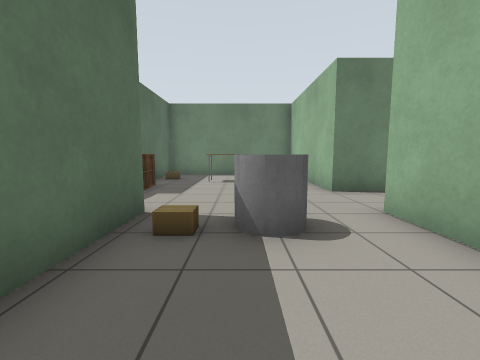
view 1 (above)

23 first-person views from a walk through a Gazebo world. The camera is 1 m above the floor, tilts 6° down and sees 90° across. Floor lines are 1 m apart. The floor is counted in squares, 1 m on a side. Each view is taken from the middle of a square. On the plan, view 1 faces up. The plan holds only what a view shows up to about 11 squares ahead; the rest is blank. Gazebo's built-in surfaces are drawn with simple patterns. Some surface patterns are stand-ins.

view 2
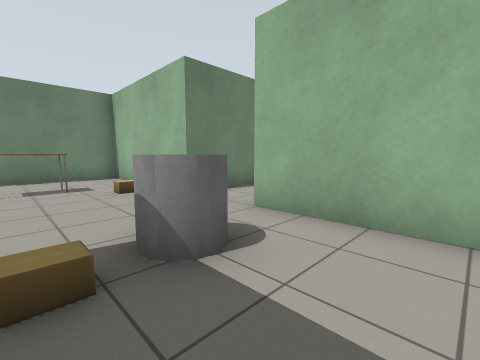

view 3
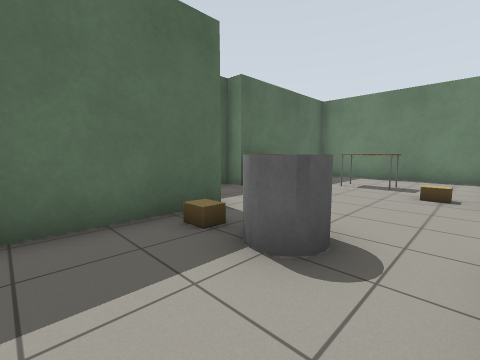

view 4
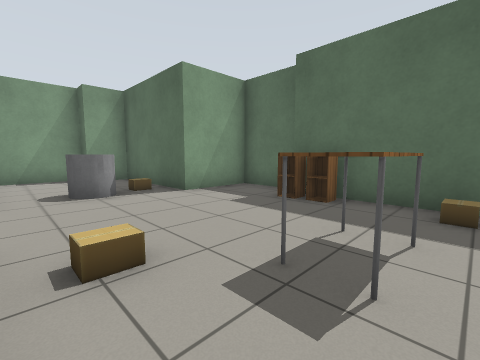

view 5
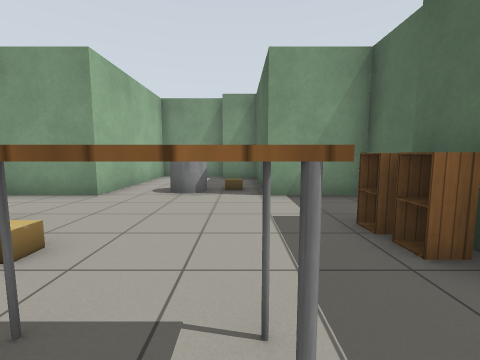

view 6
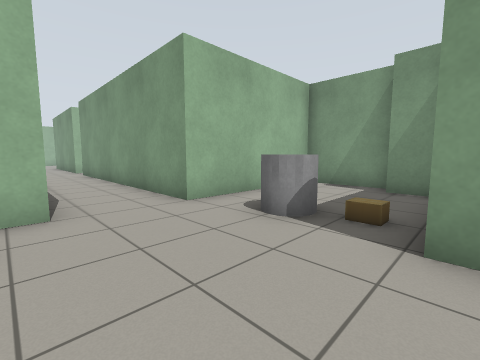

view 7
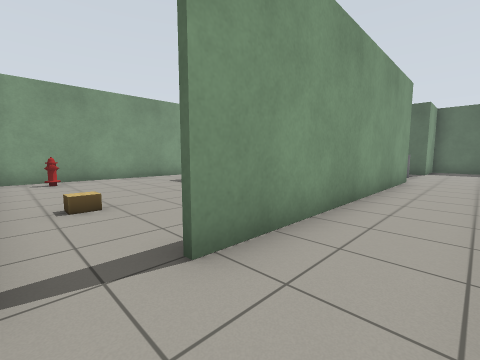

view 8
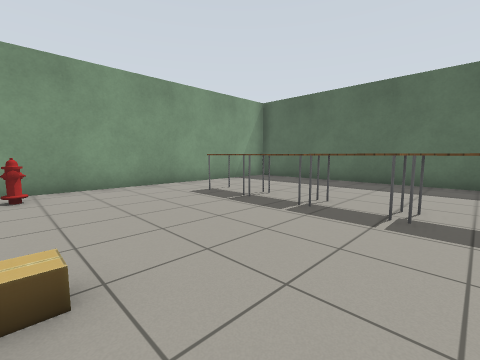

view 9
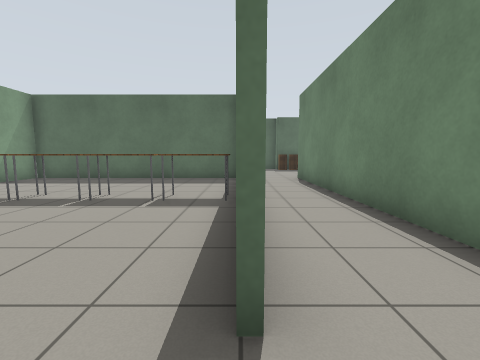

view 10
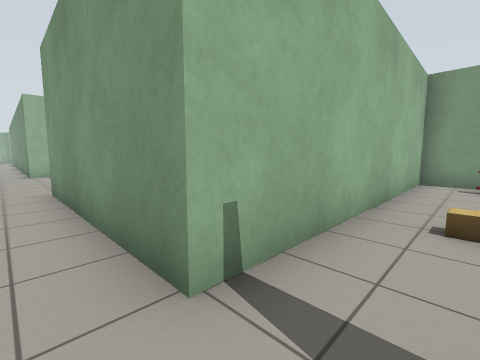

view 11
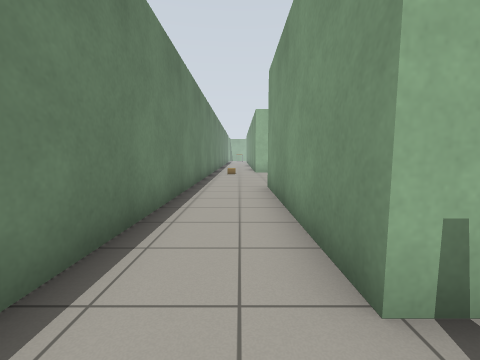

view 12
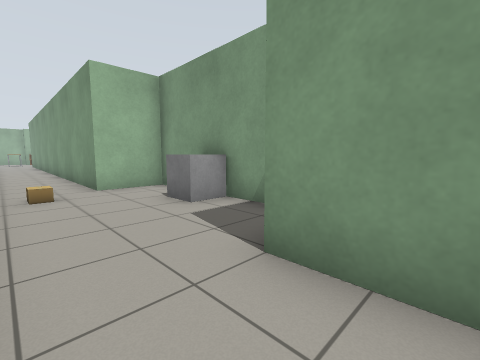

view 13
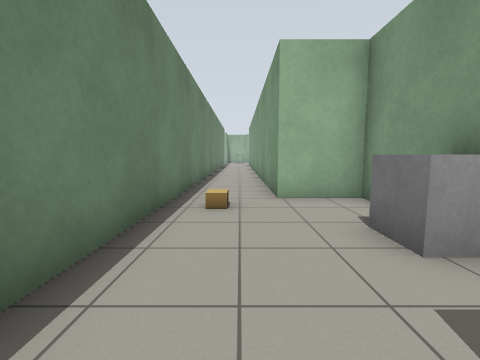

view 14
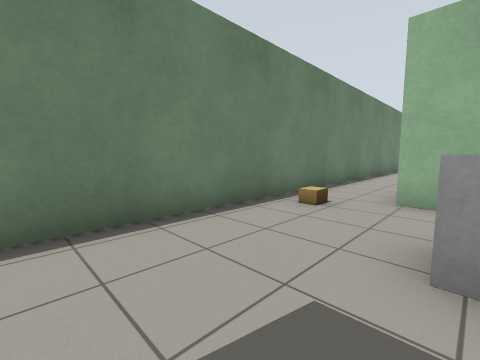

view 15
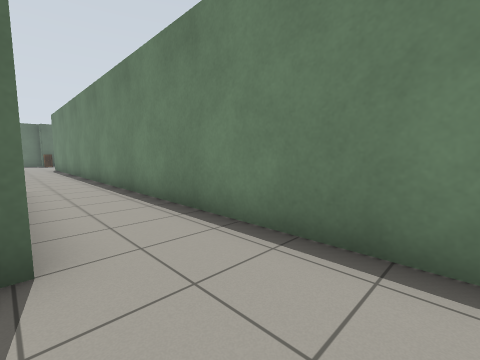

view 16
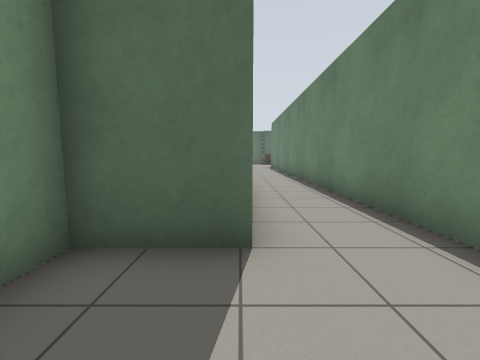

view 17
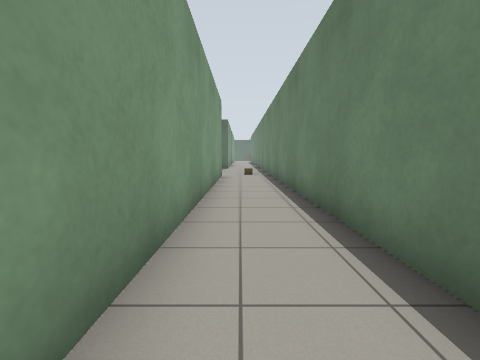

view 18
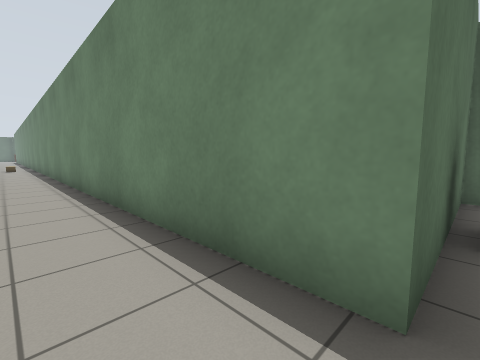

view 19
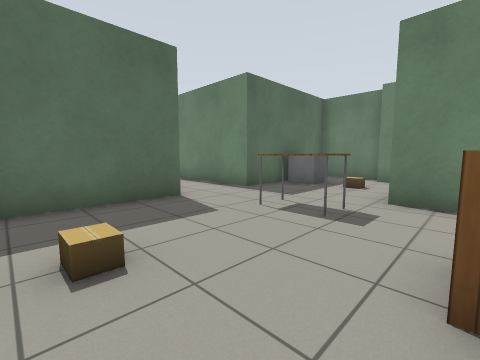

view 20
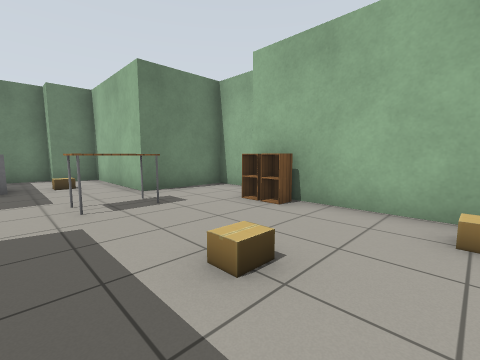

view 21
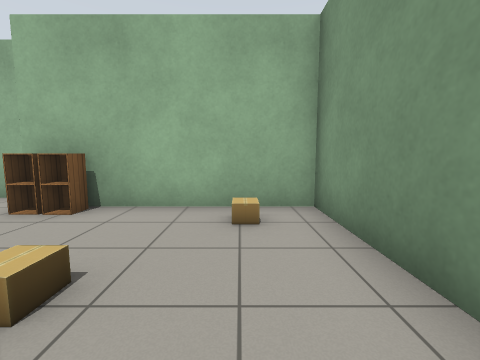

view 22
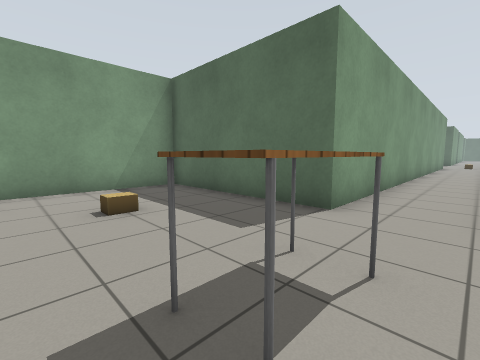

view 23
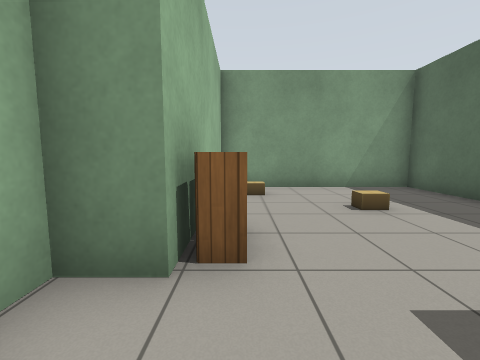

### Floor plan
Points are (right, up) in squares from view 1. A wall is a line through its corners. A room is listed if a view was taken in it or the views show most of it. See-through windows are left out.
Room 1 (views 1, 2, 3, 4, 5, 6)
walls: (2.5, 6.5) (2.5, 12.1) (-2.8, 12.1); (-4.1, 6.5) (-4.1, 4.1) (-1.7, 4.1) (-1.7, -0.2) (-0.3, -0.2) (-0.3, -1) (2.5, -1) (2.5, 4.1); (-3.5, 11.2) (-3.5, 6.5)
ways out: opening at (3, 5.5) to room 2
objects: cabinet (-3, 7); cabinet (-3, 8); cardboard box (-3, 10); cardboard box (-1, 3); table (-1, 9) to (0, 9); grey cylinder (0, 3) to (1, 4); cardboard box (1, 8)
Room 2 (views 7, 10, 11, 12, 13, 14, 15, 16)
walls: (13.4, 4.1) (19.5, 4.1) (19.5, 2.2) (25.5, 2.2) (25.5, 4.1); (25.4, 6.5) (2.5, 6.5); (2.5, 4.1) (11.9, 4.1)
ways out: opening at (3, 5.5) to room 1; opening at (12.5, 4) to room 3; opening at (26, 5.5) to room 4
objects: grey box (23, 3); cardboard box (25, 5)
Room 3 (views 8, 9)
walls: (2.7, 3.9) (2.7, -4.7) (13.4, -4.7) (13.4, 4.1)
ways out: opening at (12.5, 4) to room 2
objects: table (7, -2) to (8, -1); table (7, 0) to (8, 0); table (7, 1) to (8, 1); table (7, 2) to (8, 3); fire hydrant (12, -4); cardboard box (12, 1)
Room 4 (views 17, 18, 19, 20, 21, 22, 23)
walls: (25.5, 4.1) (43.8, 4.1) (43.8, -1.4) (49.6, -1.4) (49.6, 4.1) (50.5, 4.1) (50.5, 6.5) (47.7, 6.5) (47.7, 10.9) (46.3, 10.9) (46.3, 11.6) (43.8, 11.6) (43.8, 6.5) (25.4, 6.5)
ways out: opening at (26, 5.5) to room 2
objects: grey box (45, 9); table (46, 5) to (47, 5); cardboard box (46, 9); cardboard box (47, 1); cardboard box (49, 0); cabinet (49, 3); cabinet (49, 4)

Positions as (right, up) in squares from view 1, and headings:
1: (0, 0), facing up
2: (-1, 1), facing up-right
3: (2, 1), facing up-left
4: (2, 10), facing down-left
5: (-1, 10), facing down
6: (-2, 7), facing down-right
7: (13, 6), facing down-left
8: (12, 3), facing down-left
9: (13, 4), facing left
10: (12, 5), facing down-right
11: (12, 5), facing right
12: (18, 6), facing down-right
13: (20, 5), facing right
14: (20, 3), facing up-right
15: (22, 4), facing up-left
16: (22, 4), facing left
17: (37, 5), facing left
18: (44, 5), facing up-left
19: (49, 1), facing up-left
20: (45, 0), facing up-right
21: (45, 0), facing right
22: (48, 6), facing down-left
23: (49, 6), facing down
